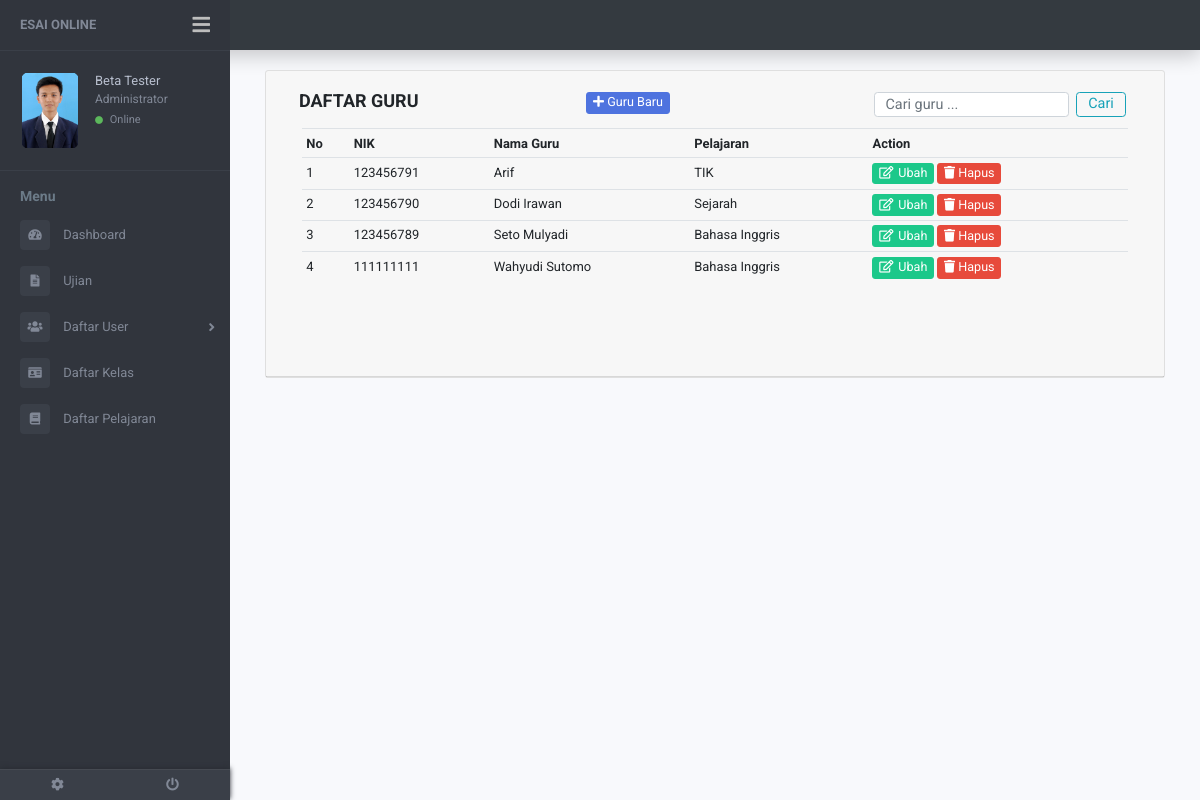
/admin/indexadmin.php?page=guru (signed in), run on the app's committed database.
### tables this page shows
CREATE TABLE `guru` (
  `nik_guru` varchar(30) NOT NULL,
  `nama_guru` varchar(50) NOT NULL,
  `pass_guru` text NOT NULL,
  `id_pelajaran` int(5) NOT NULL,
  `foto_guru` varchar(30) NOT NULL
);

CREATE TABLE `pelajaran` (
  `id_pelajaran` int(5) NOT NULL,
  `nama_pelajaran` varchar(30) NOT NULL
);

### config/fungsi.php (called while the page is built, shortened)
<?php
function get_admin_from_id($id) {
	include 'koneksi.php';
	$sql = "SELECT nama_admin FROM admin where id_admin='$id'";
	$rs = mysqli_query($koneksi, $sql);
	$dt = mysqli_fetch_array($rs);
	return $dt['nama_admin'];
}
function get_foto_admin_from_id($id) {
	include 'koneksi.php';
	$sql = "SELECT foto_admin FROM admin where id_admin='$id'";
	$rs = mysqli_query($koneksi, $sql);
	$dt = mysqli_fetch_array($rs);
	return $dt['foto_admin'];
}
function get_pelajaran_from_id($id) {
	include 'koneksi.php';
	$sql = "SELECT nama_pelajaran FROM pelajaran where id_pelajaran='$id'";
	$rs = mysqli_query($koneksi, $sql);
	$dt = mysqli_fetch_array($rs);
	return $dt['nama_pelajaran'];
}
if (isset($_POST['cariGuru'])) {
	$key = $_POST['txtCari'];
	$sql = "SELECT * from guru where nama_guru like '%".$key."%' order by nama_guru";
	$guru_hasil = mysqli_query($koneksi, $sql) or exit("Error query : <b>".$sql."</b>.");
}
else
{
	$sql = "SELECT * from guru order by nama_guru";
	$guru_hasil = mysqli_query($koneksi, $sql) or exit("Error query: <b>".$sql."</b>.");
}
?>

### admin/guru.php (the view, shortened to what this page needs)
<div class="container">
	<div class="card">
		<div class="card-header">
			<div class="container">
				<div class="row p-b-0">
					<div class="col-md-12 col-lg-4">
						<p class="p-t-5 title" align="left"><strong>DAFTAR GURU</strong></p>
					</div>
					<div class="col-md-12 col-lg-4 p-t-10">
						<a href="indexadmin.php?page=tambahguru" class="btn btn-primary btn-xs" name=tambahGuru><i class="fa fa-plus"></i> Guru Baru</a>
					</div>
					<div class="col-md-12 col-lg-4 p-t-10">
						<form class="form-inline" action="indexadmin.php?page=guru" method="POST">
							<input class="form-control mr-sm-2 ht-25" name="txtCari" type="search" placeholder="Cari guru ..." aria-label="Search">
							<button class="btn btn-outline-info my-2 my-sm-0 p-t-0 ht-25" name="cariGuru" type="submit">Cari</button>
						</form>
					</div>
				</div>
			</div>
			<div class="card-body p-t-0">
				<form class="comment-form" action="indexadmin.php?page=guru" method="POST">
					<div class="row">
						<div class="col-lg-12 p-b-50 table-responsive">
							<table class="table table-sm w-full">
								<tr>
									<th>No</th>
									<th>NIK</th>
									<th>Nama Guru</th>
									<th>Pelajaran</th>
									<th colspan="2">Action</th>
								</tr>
								<?php
								$no = 1;
								while($data = mysqli_fetch_assoc($guru_hasil)){
									?>
									<tr class="text-middle">
										<td><?php echo $no++; ?></td>
										<td><?php echo $data['nik_guru']; ?></td>
										<td><?php echo $data['nama_guru']; ?></td>
										<td><?php echo get_pelajaran_from_id($data['id_pelajaran']); ?></td>
										<td>
											<a href="indexadmin.php?page=editguru&nik=<?php echo $data['nik_guru']; ?>" type="button" class="btn btn-success btn-xs text-none"><i class="far fa-edit p-r-5"></i>Ubah</a>
											<a href="#" class="btn btn-danger btn-flat btn-xs" data-toggle="modal" data-target="#delete<?php echo $data['nik_guru']; ?>"><i class="fa fa-trash"></i> Hapus</a>
											<div class="example-modal">
												<div id="delete<?php echo $data['nik_guru']; ?>" class="modal fade dis-none" role="dialog">
													<div class="modal-dialog">
														<div class="modal-content">
																<div class="modal-footer">
																</form>
															</div>
														</div>
													</div>
												</div>
											</div>
											<?php
										}
										?>
									</td>
								</tr>
						</div>

### admin/indexadmin.php (shortened to what this page needs)
<?php
include "../config/koneksi.php";
include "../config/fungsi.php";
$id = $_SESSION['iduser'];
?>
<!DOCTYPE html>
<head>
	<link rel="stylesheet" href="../css/bootstrap.min.css"/>
	<link rel="stylesheet" href="../css/bootstrap.css"/>
	<link rel="stylesheet" href="../css/bootstrap-reboot.min.css"/>
	<link rel="stylesheet" href="../css/bootstrap-reboot.css"/>
	<link rel="stylesheet" href="../css/bootstrap-grid.css"/>
	<link rel="stylesheet" href="../css/bootstrap-grid.min.css"/>
	<link rel="stylesheet" href="../css/font-awesome.min.css"/>
	<link rel="stylesheet" href="../css/owl.carousel.css"/>
	<link rel="stylesheet" href="../css/style.css"/>
	<link rel="stylesheet" href="../css/animate.css"/>
	<link rel="stylesheet" href="../css/util.css"/>
	<link href="https://use.fontawesome.com/releases/v5.0.6/css/all.css" rel="stylesheet">
</head>
<body style="min-width: 768px">
	<div class="page-wrapper chiller-theme toggled">
		<nav class="navbar bg-dark navbar-dark container-fluid shadow-top" style="height: 50px;"></nav>
		<nav id="sidebar" class="sidebar-wrapper">
			<div class="sidebar-content">
				<div class="sidebar-brand">
					<a href="indexadmin.php?page=home">Esai Online</a>
					<div id="close-sidebar">
						<i class="fas fa-bars"></i>
					</div>
				</div>
				<div class="sidebar-header">
					<div class="user-pic">
						<img class="img-responsive img-rounded" src="../img/admin/<?php echo get_foto_admin_from_id($id); ?>"
						alt="User picture">
					</div>
					<div class="user-info">
						<span class="user-name"><?php echo get_admin_from_id($id); ?></span>
						<span class="user-role">Administrator</span>
						<span class="user-status">
							<i class="fa fa-circle"></i>
							<span>Online</span>
						</span>
					</div>
				</div>
				<div class="sidebar-menu">
					<ul>
						<li class="header-menu">
							<span>Menu</span>
						</li>
						<li>
							<a href="indexadmin.php?page=home">
								<i class="fas fa-tachometer-alt"></i>
								<span>Dashboard</span>
							</a>
						</li>
						<li>
							<a href="indexadmin.php?page=ujian">
								<i class="fa fa-file-text"></i>
								<span>Ujian</span>
							</a>
						</li><li class="sidebar-dropdown">
							<a href="#">
								<i class="fas fa-users"></i>
								<span>Daftar User</span>
							</a>
						</li>
						<li>
							<a href="indexadmin.php?page=kelas">
								<i class="fa fa-id-card"></i>
								<span>Daftar Kelas</span>
							</a>
						</li>
						<li>
							<a href="indexadmin.php?page=pelajaran">
								<i class="fa fa-book"></i>
								<span>Daftar Pelajaran</span>
							</a>
						</li>
					</ul>
				</div>
			</div>
			<div class="sidebar-footer">
				<a href="indexadmin.php?page=editprofil" >
					<i class="fa fa-cog"></i>
				</a>
				<a href="#" data-toggle="modal" data-target="#logout">
					<i class="fa fa-power-off"></i>
				</a>
			</div>
		</nav>
		<main class="page-content">
			<div class="container-fluid">
				<?php
				if (isset($_GET['page']))
				{
					if ($_GET['page'] == "")
					{
						include ("home.php");
					}
					else
					{
						include ($_GET['page'].".php");
					}
				}
				else
				{
					include ("home.php");
				}
				?>
</body>
</html>

### data on the page
guru: nik_guru "123456791", nama_guru "Arif", id_pelajaran.nama_pelajaran "TIK"
guru: nik_guru "123456790", nama_guru "Dodi Irawan", id_pelajaran.nama_pelajaran "Sejarah"
guru: nik_guru "123456789", nama_guru "Seto Mulyadi", id_pelajaran.nama_pelajaran "Bahasa Inggris"
guru: nik_guru "111111111", nama_guru "Wahyudi Sutomo", id_pelajaran.nama_pelajaran "Bahasa Inggris"

### other printed values
get_admin_from_id($id) "Beta Tester"
